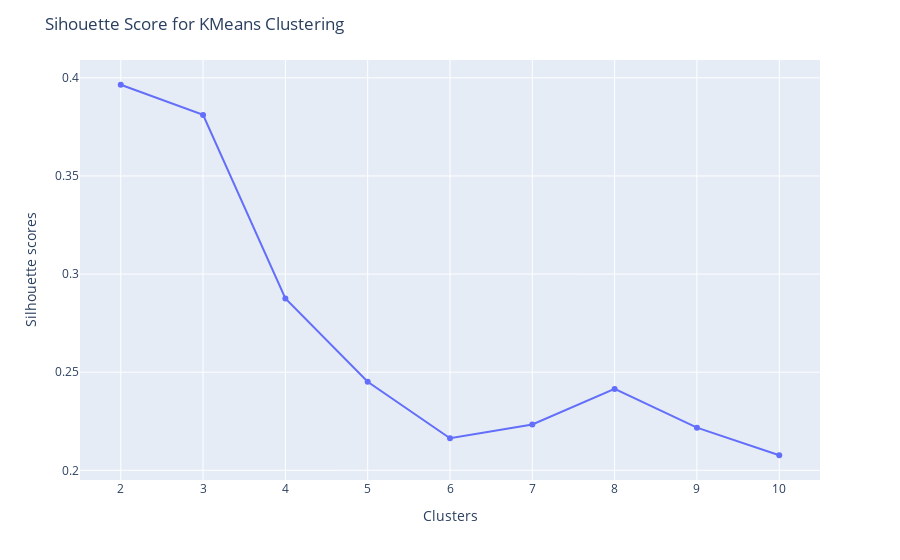

Notebook code for this chart:
### Code cell
plot_silhouette_score(df_pca_results.loc[:,'pca1':'pca30'], 10)

### Figure 1 — Plotly figure (JSON) as saved in the notebook; plotly's stock layout.template omitted (floating-point values rounded to 4 significant figures)
{"data": [{"hovertemplate": "Clusters=%{x}<br>Silhouette scores=%{y}<extra></extra>", "legendgroup": "", "marker": {"color": "#636efa", "symbol": "circle"}, "mode": "lines+markers", "name": "", "orientation": "v", "showlegend": false, "type": "scatter", "x": [2, 3, 4, 5, 6, 7, 8, 9, 10], "xaxis": "x", "y": [0.3965, 0.3811, 0.2876, 0.2451, 0.2164, 0.2234, 0.2415, 0.2217, 0.2077], "yaxis": "y"}], "layout": {"legend": {"tracegroupgap": 0}, "margin": {"t": 60}, "title": {"text": "Sihouette Score for KMeans Clustering"}, "xaxis": {"anchor": "y", "domain": [0, 1], "title": {"text": "Clusters"}}, "yaxis": {"anchor": "x", "domain": [0, 1], "title": {"text": "Silhouette scores"}}}}
